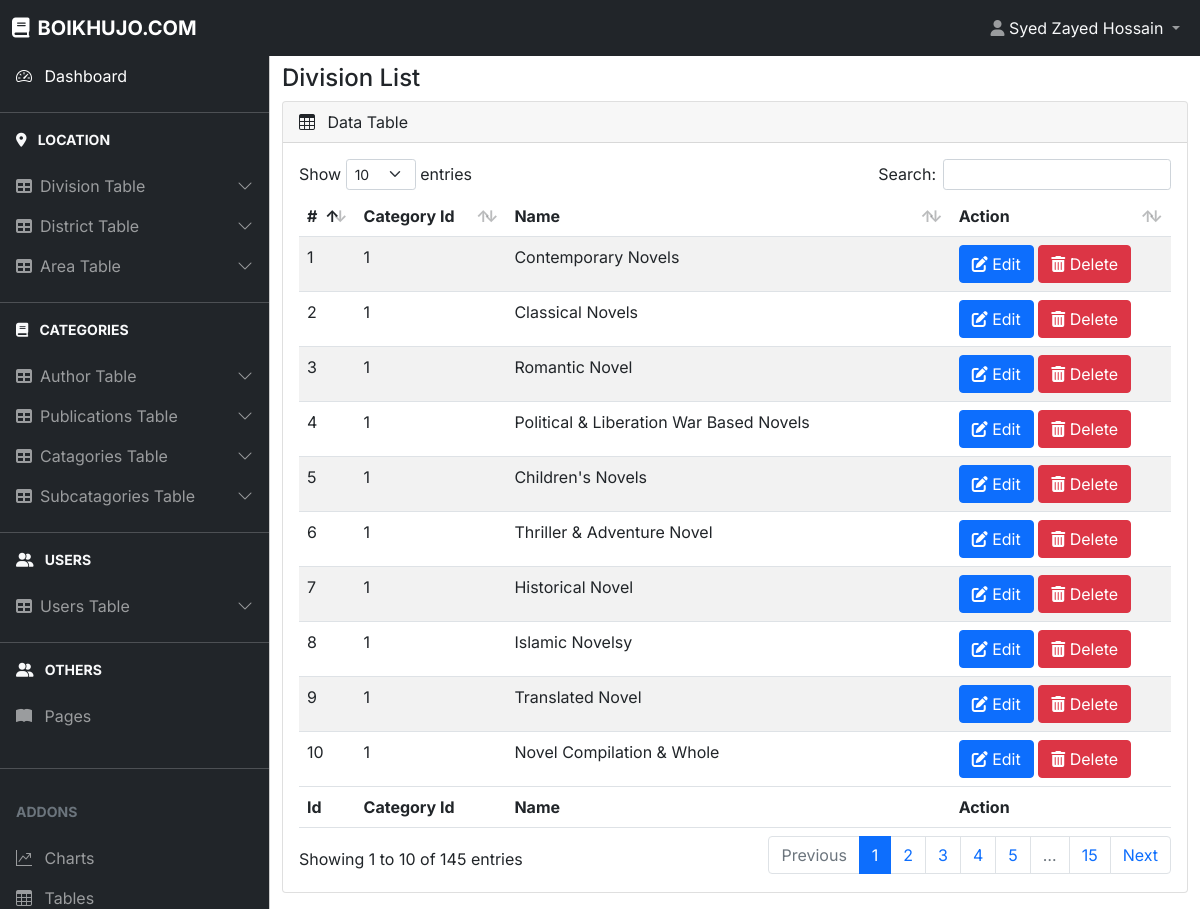
The app's page /admin/subcategories-list.php (signed in) with its own data.
### tables this page shows
CREATE TABLE `subcategories` (
  `id` int(11) NOT NULL,
  `name` varchar(255) NOT NULL,
  `category_id` int(11) NOT NULL,
  `created` timestamp NOT NULL DEFAULT current_timestamp() ON UPDATE current_timestamp()
);

### admin/subcategories-list.php (the view, shortened to what this page needs)
<?php
require "partial/header.php";
require "../connection.php";
$query = "SELECT * FROM `subcategories` WHERE 1";
$result = $conn->query($query);
?>
<main class="mt-5 pt-3">
    <div class="container-fluid">
        <div class="row">
            <div class="col-md-12">
                <h4>Division List</h4>
            </div>
        </div>
        <div class="row">
            <div class="col-md-12 mb-3">
                <div class="card">
                    <div class="card-header">
                        <span><i class="bi bi-table me-2"></i></span> Data Table
                    </div>
                    <div class="card-body">
                        <div class="table-responsive">
                            <table id="example" class="table table-striped data-table" style="width: 100%">
                                <thead>
                                    <tr>
                                        <th>#</th>
                                        <th>Category Id</th>
                                        <th>Name</th>
                                        <th>Action</th>
                                    </tr>
                                </thead>
                                <tbody>
                                    <?php
                                        while($row = $result->fetch_assoc()){
                                            echo "<tr>";
                                            echo "<td>". $row['id'] . "</td>";
                                            echo "<td>". $row['category_id'] . "</td>";
                                            echo "<td>". $row['name'] . "</td>";
                                            echo "<td><button class='btn btn-primary'><i class='fa-solid fa-pen-to-square'></i> Edit</button> <button class='btn btn-danger'> <i class='fa-solid fa-trash-can'></i> Delete</button></td>";
                                        }
                                    ?>
                                </tbody>
                                <tfoot>
                                    <tr>
                                        <th>Id</th>
                                        <th>Category Id</th>
                                        <th>Name</th>
                                        <th>Action</th>
                                    </tr>
                                </tfoot>
                            </table>
                        </div>
                    </div>
                </div>
            </div>
        </div>
    </div>
</main>
</body>
</html>

### records on screen
subcategories: id "1", category "1", name "Contemporary Novels"
subcategories: id "2", category "1", name "Classical Novels"
subcategories: id "3", category "1", name "Romantic Novel"
subcategories: id "4", category "1", name "Political & Liberation War Based Novels"
subcategories: id "5", category "1", name "Children's Novels"
subcategories: id "6", category "1", name "Thriller & Adventure Novel"
subcategories: id "7", category "1", name "Historical Novel"
subcategories: id "8", category "1", name "Islamic Novelsy"
subcategories: id "9", category "1", name "Translated Novel"
subcategories: id "10", category "1", name "Novel Compilation & Whole"

### other values on screen
$_SESSION['full_name'] "Syed Zayed Hossain"
